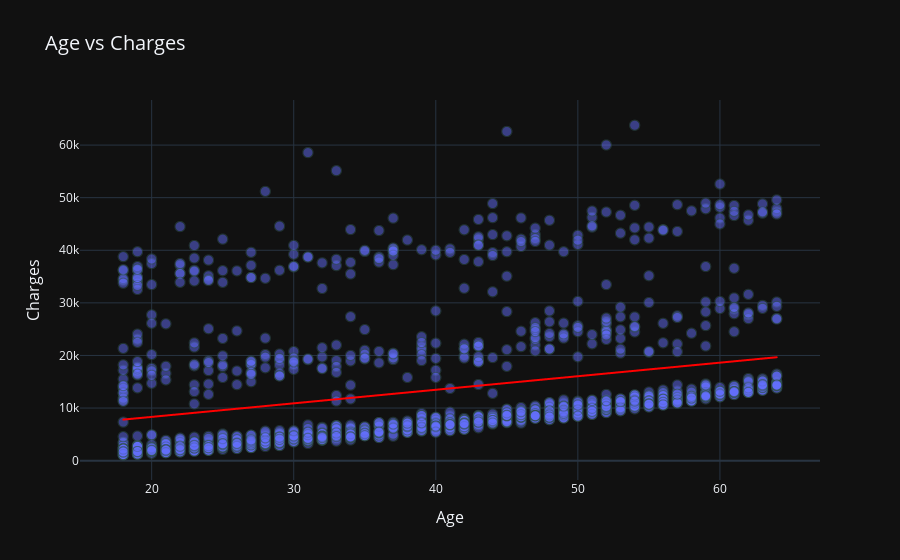

Here is the notebook cell this chart was saved with:
### Markdown cell above
lets find out why there is a lot of 18 - 19 year customers compare to other ages.
first lets look could this be coused by some offers that they are getting.
i want to create I scatter plot between age and charge to see do they have less charges to pay.

### Code cell
age_charge = insurance[['age', 'charges']].copy()
age_charge['charges'] = age_charge['charges'].astype(int)
age_vs_charges_scatter = px.scatter(age_charge, x = 'age',
                                     y = 'charges', 
                                     title = 'Age vs Charges', 
                                     trendline='ols',
                                     trendline_color_override='red')
age_vs_charges_scatter.update_traces(marker=dict(size=10, opacity=0.5, line=dict(width=1, color='DarkSlateGrey')))
age_vs_charges_scatter.update_layout(title_font=dict(size=20), xaxis_title_font=dict(size=16), yaxis_title_font=dict(size=16))
age_vs_charges_scatter.update_xaxes(title_text='Age', title_font=dict(size=16))
age_vs_charges_scatter.update_yaxes(title_text='Charges', title_font=dict(size=16))
age_vs_charges_scatter.update_layout(template='plotly_dark')

age_vs_charges_scatter.show()

### Figure 1 — Plotly figure (JSON) as saved in the notebook; plotly's stock layout.template omitted (floating-point values rounded to 4 significant figures; data arrays with more than 128 entries replaced by an {"elided": "..."} marker saying what was removed)
{"data": [{"hovertemplate": "age=%{x}<br>charges=%{y}<extra></extra>", "legendgroup": "", "marker": {"color": "#636efa", "line": {"color": "DarkSlateGrey", "width": 1}, "opacity": 0.5, "size": 10, "symbol": "circle"}, "mode": "markers", "name": "", "showlegend": false, "type": "scattergl", "x": {"elided": "1338 int values"}, "xaxis": "x", "y": {"elided": "1338 int values"}, "yaxis": "y"}, {"hovertemplate": "<b>OLS trendline</b><br>charges = 257.723 * age + 3165.37<br>R<sup>2</sup>=0.089406<br><br>age=%{x}<br>charges=%{y} <b>(trend)</b><extra></extra>", "legendgroup": "", "line": {"color": "red"}, "marker": {"color": "#636efa", "line": {"color": "DarkSlateGrey", "width": 1}, "opacity": 0.5, "size": 10, "symbol": "circle"}, "mode": "lines", "name": "", "showlegend": false, "type": "scattergl", "x": {"elided": "1338 int values"}, "xaxis": "x", "y": {"elided": "1338 float values"}, "yaxis": "y"}], "layout": {"legend": {"tracegroupgap": 0}, "title": {"font": {"size": 20}, "text": "Age vs Charges"}, "xaxis": {"anchor": "y", "domain": [0, 1], "title": {"font": {"size": 16}, "text": "Age"}}, "yaxis": {"anchor": "x", "domain": [0, 1], "title": {"font": {"size": 16}, "text": "Charges"}}}}
